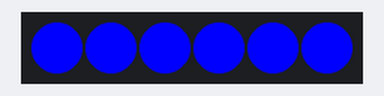
Recording of a sketch running on a simulated Arduino Uno, built with avr-gcc and run on an emulated ATmega328P. Shown: 6 RGB LEDs in strip order, left to right. Dim RGB values are drawn brighter than linear.

Above: at 0.15 s.
At 39.72 s:
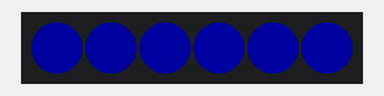
Timing chart, 0 to 40.0 s (numbered marks = the images above):
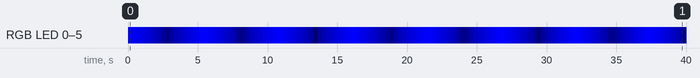

Measured:
- by itself, RGB LED 0–5: off → RGB(0, 0, 255) at 0.01 s, → RGB(0, 0, 226) 0.30 s later, → RGB(0, 0, 197) 0.30 s later, → RGB(0, 0, 168) 0.30 s later, … (133 changes in this stretch)

The sketch:

LED_strip_fading_effect_blue_color.ino
```cpp
#include <FastLED.h>

#define NUM_LEDS 6
#define LED_PIN 2

CRGB led[NUM_LEDS];

void setup() {
  FastLED.addLeds<NEOPIXEL, LED_PIN>(led, NUM_LEDS);
  for (int i=0; i<NUM_LEDS; i++) {
    led[i]=CRGB(0,0,255);
  }
FastLED.show();
}
void setBlue(int val){
  for (int i=0; i<NUM_LEDS;i++){
    led[i]=CRGB(0,0,val);
  }

  FastLED.show();
}
void loop() {
for(int i=255; i>0;i--){
  setBlue(i);
  delay(10);
}
for(int i=0;i<256;i++){
  setBlue(i);
  delay(10);

}
}
```
